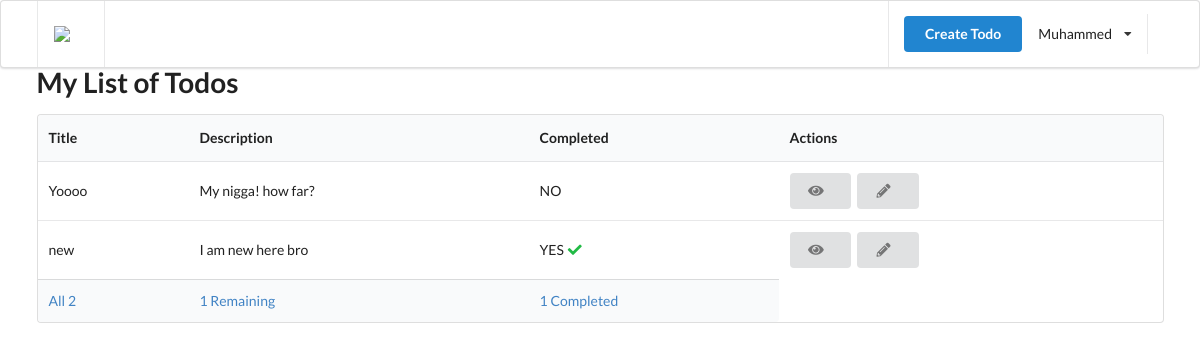
Screenshot of / (signed in) with the database file from the repository.
### authentication/models.py (models this page shows, shortened)
class User(AbstractUser):
    is_email_verified = models.BooleanField(default=False)

### todo/models.py (models this page shows, shortened)
class Todo(TrackingModel):
    title = models.CharField(max_length=255)
    description = models.TextField()
    is_completed = models.BooleanField(default=False)
    owner = models.ForeignKey(to=User, on_delete=models.CASCADE)

### todo/views.py (the view)
# urls.py: path('', index, name='home'),
def index(request):
    todos = Todo.objects.filter(owner=request.user)
    completed_count = todos.filter(is_completed=True).count()
    incomplete_count = todos.filter(is_completed=False).count()
    all_count = todos.count()
    context = {'todos': get_showing_todos(request, todos), 'all_count': all_count,
                'completed_count': completed_count, 'incomplete_count': incomplete_count}
    return render(request, 'todo/index.html', context)

### todo/views.py (called while the page is built)
def get_showing_todos(request, todos):
    if request.GET and request.GET('filter'):
        if request.GET.get('filter')=='complete':
            return todos.filter(is_completed=True)
        if request.GET.get('filter')=='incomplete':
            return todos.filter(is_completed=False)
    return todos

### templates/todo/index.html (shortened to what this page needs)
{% extends '_partials/base.html' %}
{% block content %}
{% load static %}
        <h1 class="ui header">My List of Todos</h1>
    {% if todos %}
    <table class="ui table">
        <thead>
            <tr>
                <th>Title</th>
                <th>Description</th>
                <th>Completed</th>
                <th>Actions</th>
            </tr>
        </thead>
        <tbody>
            {% for todo in todos %}
            <tr>
                <td>{{todo.title}}</td>
                <td>{{todo.description}}</td>
                <td>
                    {% if todo.is_completed %}
                    YES <i class="check icon green"></i>
                    {% else %}
                    NO
                    {% endif %}
                </td>
                <td>
                    <a href={% url 'todo' todo.pk %} class="ui button">
                        <i class="eye icon"></i>
                    </a>
                    <a href={% url 'todo-edit' todo.pk %} class="ui button">
                        <i class="pencil icon"></i>
                    </a>
                </td>
            </tr>
            {% endfor %}
        </tbody>
        <tfoot>
            <tr>
                <th>
                    <a href="?filter=all">All {{all_count}}</a>
                </th>
                <th>
                    <a href="?filter=incomplete">
                        {{incomplete_count}} Remaining
                    </a>
                </th>
                <th>
                    <a href="?filter=complete">
                        {{completed_count}} Completed
                    </a>
                </th>
            </tr>
        </tfoot>
    </table>
    {% endif %}
        {% endblock content %}

### templates/_partials/header.html (shortened to what this page needs)
{%load static %}
<di class="ui menu">
    <div class="ui container">
        <a href={% url 'home' %} class="header item">
            <img class="logo" class="logo" src={% static 'img/astronaut.png' %} />
        </a>
        <div class="right item">
            {% if request.user.is_authenticated %}
            <a href={% url 'create-todo' %} class="ui primary button">Create Todo</a>
            <div class="ui simple dropdown item">
                {{request.user.username}} <I class="dropdown icon"></I>
            </div>
            {% endif %}
        </div>
    </div>
</div>

### rows the page displays
User: user.username "Muhammed"
Todo: title "Yoooo", description "My nigga! how far?"
Todo: title "new", description "I am new here bro", is_completed "YES"

### other values shown
{{ all_count }} "2"
{{ incomplete_count }} "1"
{{ completed_count }} "1"
